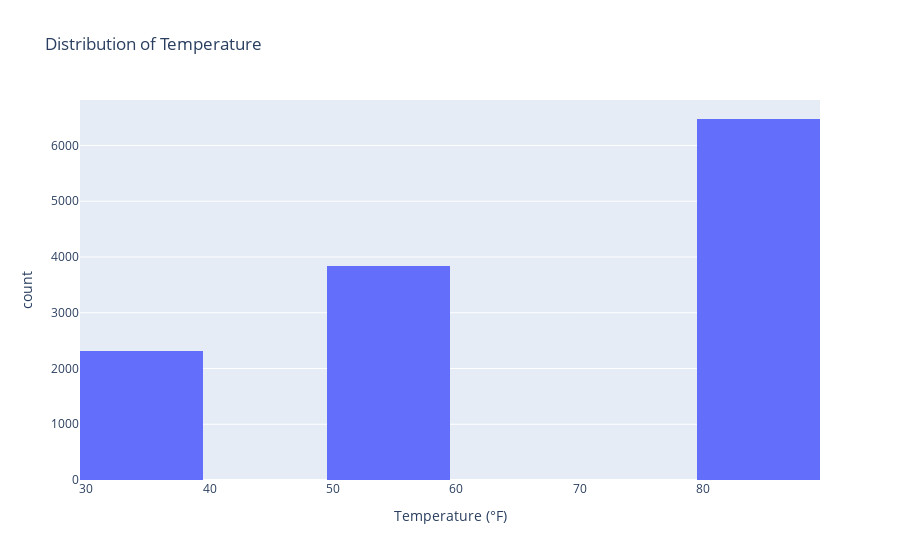

The cell this chart's notebook holds for it:
### Markdown cell above
6. Use a histogram to visualize the temperature column.

### Code cell
import plotly.express as px
# Create the histogram
fig = px.histogram(customer_coupons_data, x='temperature', title="Distribution of Temperature", 
                   labels={'temperature': 'Temperature (°F)'}, nbins=10)

# Show the plot
fig.show()

### Figure 1 — Plotly figure (JSON) as saved in the notebook; plotly's stock layout.template omitted (floating-point values rounded to 4 significant figures; data arrays with more than 128 entries replaced by an {"elided": "..."} marker saying what was removed)
{"data": [{"alignmentgroup": "True", "bingroup": "x", "hovertemplate": "Temperature (°F)=%{x}<br>count=%{y}<extra></extra>", "legendgroup": "", "marker": {"color": "#636efa", "pattern": {"shape": ""}}, "name": "", "nbinsx": 10, "offsetgroup": "", "orientation": "v", "showlegend": false, "type": "histogram", "x": {"elided": "12610 int values"}, "xaxis": "x", "yaxis": "y"}], "layout": {"autosize": true, "barmode": "relative", "legend": {"tracegroupgap": 0}, "title": {"text": "Distribution of Temperature"}, "xaxis": {"anchor": "y", "autorange": true, "domain": [0, 1], "range": [29.5, 89.5], "title": {"text": "Temperature (°F)"}, "type": "linear"}, "yaxis": {"anchor": "x", "autorange": true, "domain": [0, 1], "range": [0, 6816.0], "title": {"text": "count"}}}}
